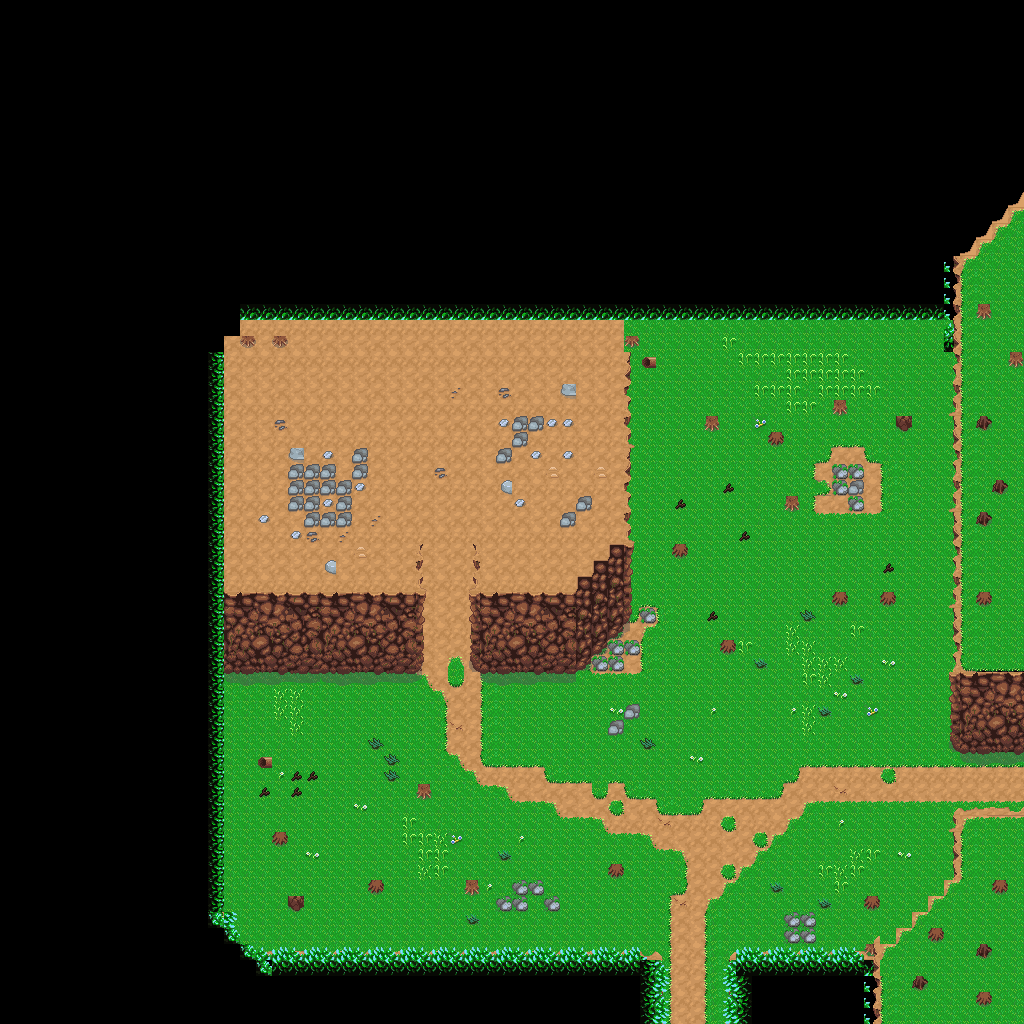

The image is a tile-based game level rendered from a .tmx file. Its description and source (layers, tilesets, objects; grid data summarised) follow:
An orthogonal 64x64 tile map with 16x16 px tiles, 5 tile layers (background, midGround, buildings, foreGround, ...) and 1 object.

<map version="1.2" tiledversion="1.3.0" orientation="orthogonal" renderorder="right-down" compressionlevel="0" width="64" height="64" tilewidth="16" tileheight="16" infinite="0" nextlayerid="7" nextobjectid="50">
 <tileset firstgid="1" source="MasterSpriteSheet.tsx" />
 <layer id="1" name="background" width="64" height="64">
  <data>[4096 cells, 3602 non-empty, 21 distinct tile ids]</data>
 </layer>
 <layer id="3" name="midGround" width="64" height="64">
  <data>[4096 cells, 1486 non-empty, 18 distinct tile ids]</data>
 </layer>
 <layer id="2" name="buildings" width="64" height="64">
  <data>[4096 cells, 243 non-empty, 70 distinct tile ids]</data>
 </layer>
 <layer id="4" name="foreGround" width="64" height="64">
  <data>[4096 cells, 93 non-empty, 15 distinct tile ids]</data>
 </layer>
 <layer id="6" name="front" width="64" height="64">
  <data>[4096 cells, 350 non-empty, 37 distinct tile ids]</data>
 </layer>
 <objectgroup id="5" name="Portal">
  <object id="49" x="1013" y="757" width="6" height="39.75">
   <properties>
    <property name="Click" value="false" />
    <property name="SafteyOffSetX" value="-48" />
    <property name="SafteyOffSetY" value="0" />
    <property name="standardFrom" value="ForestDungeon" />
    <property name="standardTo" value="Town" />
   </properties>
  </object>
 </objectgroup>
</map>
